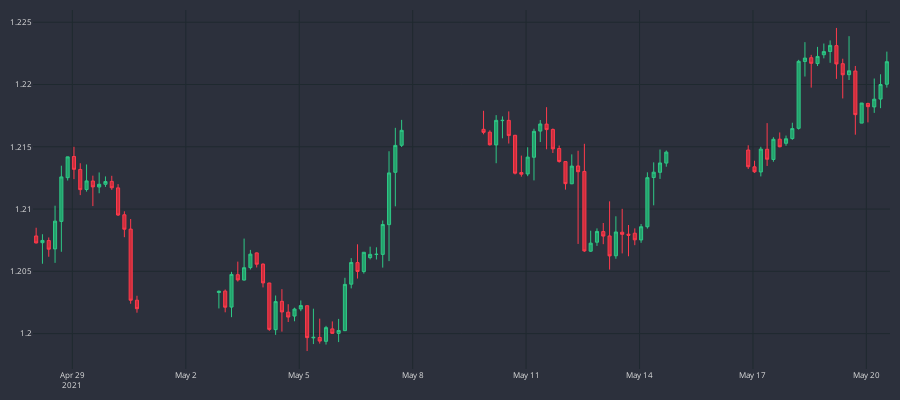

The notebook cell saved with this chart:
### Code cell
fig = go.Figure()
fig.add_trace(go.Candlestick(
    x=df_plot.time,
    open=df_plot.mid_o,
    high=df_plot.mid_h,
    low=df_plot.mid_l,
    close=df_plot.mid_c,
    line=dict(width=1), opacity=1,
    increasing_fillcolor='#24A06B',
    decreasing_fillcolor='#CC2E3C',    
    increasing_line_color='#2EC886',
    decreasing_line_color='#FF3A4C',
))

fig.update_yaxes(
    gridcolor="#1f292f"
)

fig.update_xaxes(
    gridcolor="#1f292f",
    rangeslider=dict(visible=False)
)

fig.update_layout(
    width=900,
    height=400,
    margin=dict(l=10,r=10,b=10,t=10),
    paper_bgcolor="#2c303c",
    plot_bgcolor="#2c303c",
    font=dict(size=8,color="#e1e1e1"),
)

fig.show()
